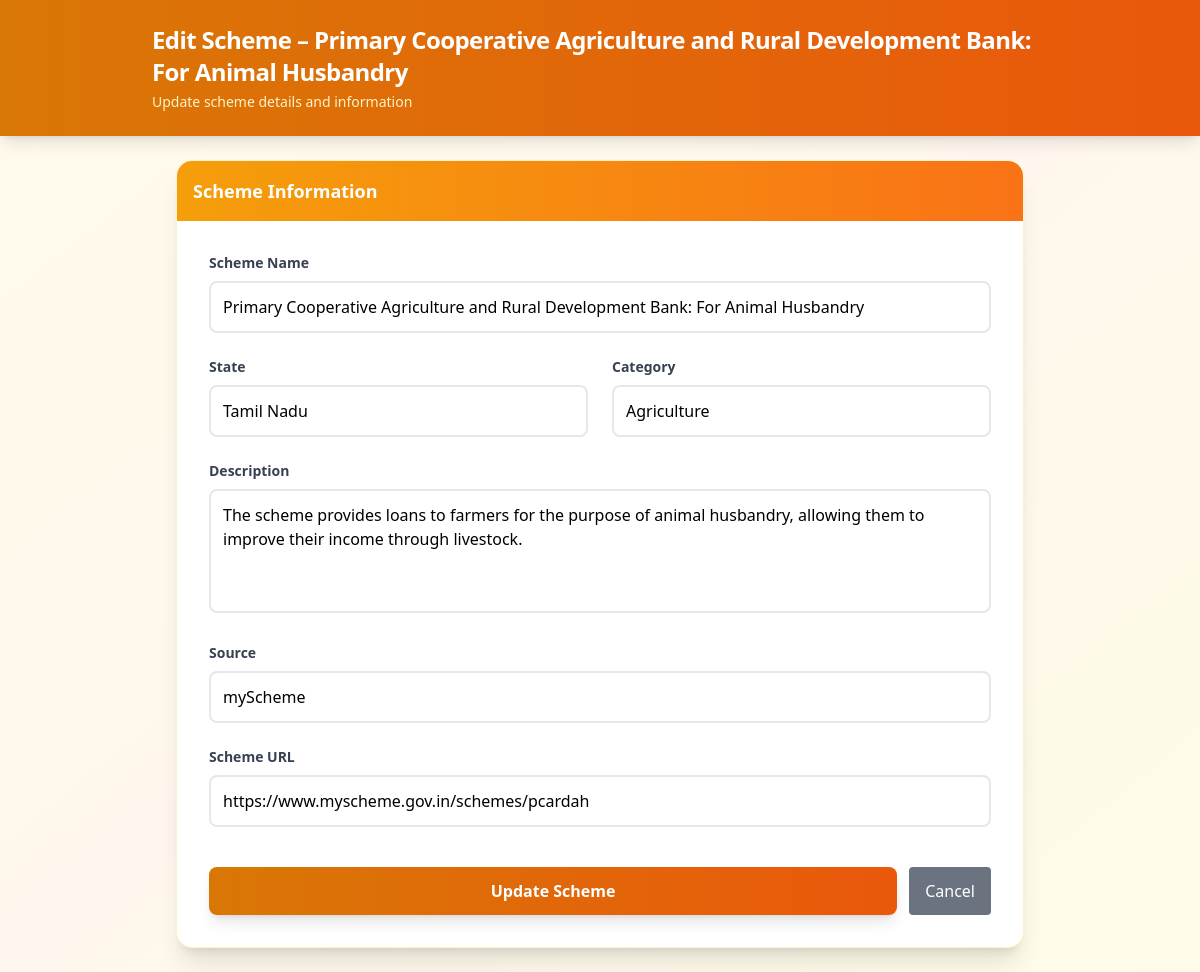
Screenshot of /admin/schemes/edit/2 (signed in) with the database file from the repository.
### models.py (models this page shows)
class Scheme(db.Model):
    __tablename__ = "scheme"
    id = db.Column(db.Integer, primary_key=True)
    scheme_id = db.Column(db.String(50), unique=True, nullable=False)
    name = db.Column(db.String(255), nullable=False)
    scheme_url = db.Column(db.String(500), nullable=False)
    state = db.Column(db.String(100), nullable=True)        # Nagaland
    coverage_type = db.Column(db.String(50), nullable=True) # State / Central
    category = db.Column(db.String(100), nullable=True)     # Agriculture
    tags = db.Column(db.Text, nullable=True)
    scheme_type = db.Column(db.String(100), nullable=True)
    beneficiary_type = db.Column(db.String(100), nullable=True)
    description = db.Column(db.Text, nullable=True)
    ministry = db.Column(db.String(255), nullable=True)
    launch_year = db.Column(db.Integer, nullable=True)
    objective = db.Column(db.Text, nullable=True)
    benefit = db.Column(db.Text, nullable=True)
    eligibility = db.Column(db.Text, nullable=True)
    source = db.Column(db.String(100), default="myScheme")
    content_hash = db.Column(db.String(64), nullable=True)
    last_scraped = db.Column(db.DateTime, nullable=True)
    scrape_status = db.Column(db.String(50), default="pending")
    created_at = db.Column(db.DateTime, default=datetime.utcnow)
    updated_at = db.Column(
        db.DateTime,
        default=datetime.utcnow,
        onupdate=datetime.utcnow
    )

### admin/routes.py (the view, shortened to what this page needs)
@admin_bp.route("/schemes/edit/<int:id>", methods=["GET", "POST"])
@admin_required
def admin_edit_scheme(id):
    scheme = Scheme.query.get_or_404(id)
    return render_template("admin/schemes_edit.html", scheme=scheme)

### admin/routes.py (called while the page is built)
def admin_required(f):
    @wraps(f)
    def wrapper(*args, **kwargs):
        if not session.get("admin_logged_in"):
            return redirect(url_for("admin.admin_login"))
        return f(*args, **kwargs)
    return wrapper

### admin/templates/admin/schemes_edit.html (shortened to what this page needs)
<!DOCTYPE html>
<html lang="en">
<head>
    <script src="https://cdn.tailwindcss.com"></script>
</head>
<body class="bg-gradient-to-br from-amber-50 via-orange-50 to-yellow-50 min-h-screen">
<header class="bg-gradient-to-r from-amber-600 to-orange-600 text-white p-6 shadow-lg">
    <div class="max-w-4xl mx-auto">
        <h1 class="text-2xl font-bold tracking-tight">
            Edit Scheme – {{ scheme.name }}
        </h1>
        <p class="text-amber-100 text-sm mt-1">Update scheme details and information</p>
    </div>
</header>
<div class="p-6 max-w-4xl mx-auto">
    <div class="bg-white shadow-xl rounded-2xl overflow-hidden border border-amber-100">
        <div class="bg-gradient-to-r from-amber-500 to-orange-500 p-4">
            <h2 class="text-white font-semibold text-lg">Scheme Information</h2>
        </div>
        <form method="POST" class="p-8 space-y-6">
            <div class="space-y-2">
                <label class="block text-sm font-semibold text-gray-700">Scheme Name</label>
                <input name="name" value="{{ scheme.name }}" class="w-full border-2 border-gray-200 p-3 rounded-lg focus:border-amber-500 focus:ring-2 focus:ring-amber-200 transition-all outline-none">
            </div>
            <div class="grid grid-cols-1 md:grid-cols-2 gap-6">
                <div class="space-y-2">
                    <label class="block text-sm font-semibold text-gray-700">State</label>
                    <input name="state" value="{{ scheme.state or '' }}" class="w-full border-2 border-gray-200 p-3 rounded-lg focus:border-amber-500 focus:ring-2 focus:ring-amber-200 transition-all outline-none">
                </div>
                <div class="space-y-2">
                    <label class="block text-sm font-semibold text-gray-700">Category</label>
                    <input name="category" value="{{ scheme.category or '' }}" class="w-full border-2 border-gray-200 p-3 rounded-lg focus:border-amber-500 focus:ring-2 focus:ring-amber-200 transition-all outline-none">
                </div>
            </div>
            <div class="space-y-2">
                <label class="block text-sm font-semibold text-gray-700">Description</label>
                <textarea name="description" rows="4" class="w-full border-2 border-gray-200 p-3 rounded-lg focus:border-amber-500 focus:ring-2 focus:ring-amber-200 transition-all outline-none resize-none">{{ scheme.description or '' }}</textarea>
            </div>
            <div class="space-y-2">
                <label class="block text-sm font-semibold text-gray-700">Source</label>
                <input name="source" value="{{ scheme.source }}" class="w-full border-2 border-gray-200 p-3 rounded-lg focus:border-amber-500 focus:ring-2 focus:ring-amber-200 transition-all outline-none">
            </div>
            <div class="space-y-2">
                <label class="block text-sm font-semibold text-gray-700">Scheme URL</label>
                <input name="scheme_url" value="{{ scheme.scheme_url }}" class="w-full border-2 border-gray-200 p-3 rounded-lg focus:border-amber-500 focus:ring-2 focus:ring-amber-200 transition-all outline-none">
            </div>
            <div class="pt-4 flex gap-3">
                <button type="submit" class="flex-1 bg-gradient-to-r from-amber-600 to-orange-600 hover:from-amber-700 hover:to-orange-700 text-white font-semibold px-6 py-3 rounded-lg shadow-lg hover:shadow-xl transition-all duration-200 transform hover:-translate-y-0.5">
                    Update Scheme
                </button>
                <button
  type="button"
  onclick="window.location.href='/admin/schemes'"
  class="px-4 py-2 bg-gray-500 text-white rounded hover:bg-gray-600">
  Cancel
</button>
            </div>
        </form>
    </div>
</div>
</body>
</html>

### rows the page displays
Scheme: name "Primary Cooperative Agriculture and Rural Development Bank: For Animal Husbandry", state "Tamil Nadu", category "Agriculture", description "The scheme provides loans to farmers for the purpose of animal husbandry, allowing them to improve their income through livestock.", source "myScheme", scheme_url "https://www.myscheme.gov.in/schemes/pcardah"
